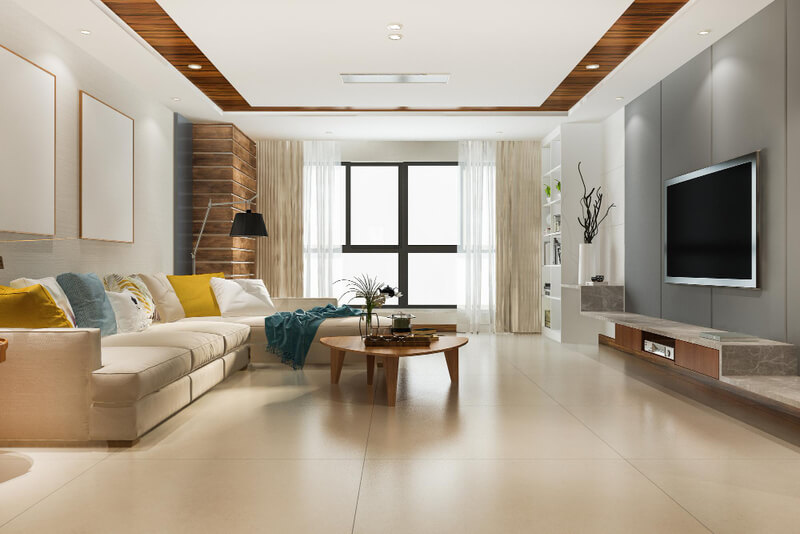
#> input picture salaestar.jpg, 800 x 534 px
$ python main_sift.py
#> lines starting #> are read from the running program, lines starting #| are printed output that depends on the picture
import cv2

imagem = cv2.imread("salaestar.jpg", cv2.IMREAD_GRAYSCALE)
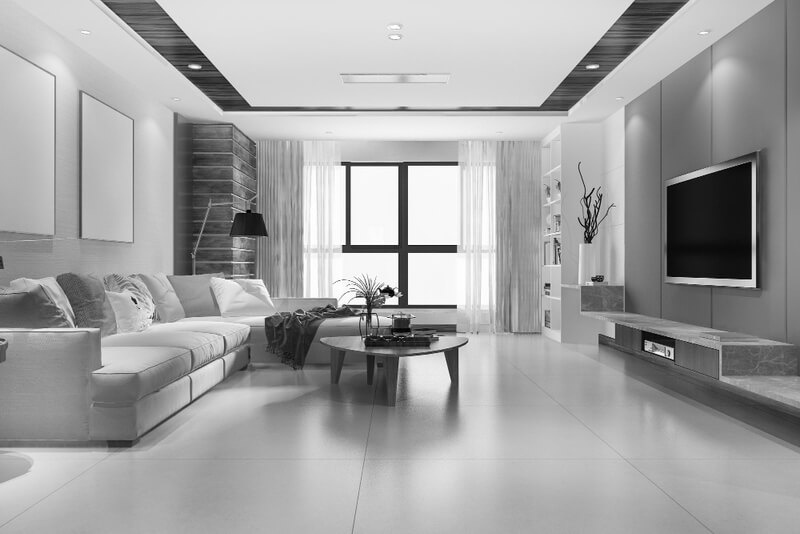
#> imagem: shape (534, 800); min 0, max 255, mean 162.7

sift = cv2.SIFT_create()

keypoints, descriptors = sift.detectAndCompute(imagem, None)
#> keypoints = 746 keypoints; strongest (x, y, size): (389, 291, 6.1), (452, 249, 6.8), (348, 248, 8.4), (393, 300, 6)

imagem_sift = cv2.drawKeypoints(imagem, keypoints, None)
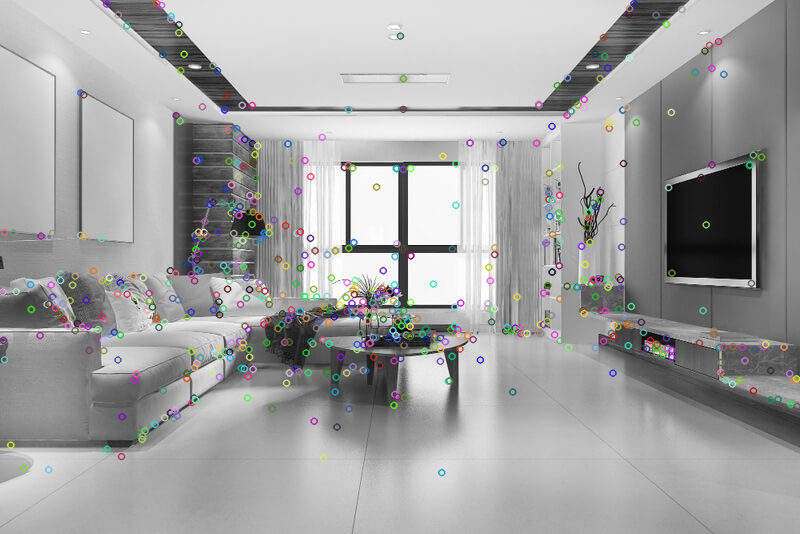
#> imagem_sift: shape (534, 800, 3); mean of channels 0, 1, 2 162.3, 162.4, 162.4; drawn as B, G, R

cv2.imshow("SIFT - Sala de Estar", imagem_sift)
cv2.waitKey(0)
cv2.destroyAllWindows()

$ run again, with decoracao-de-halloween.jpg copied over salaestar.jpg
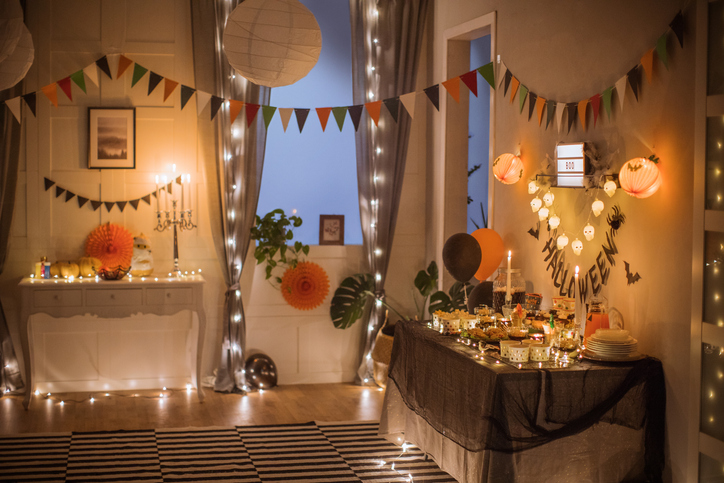
#> input picture decoracao-de-halloween.jpg, 724 x 483 px
#> `imagem = cv2.imread("salaestar.jpg", cv2.IMREAD_GRAYSCALE)`:
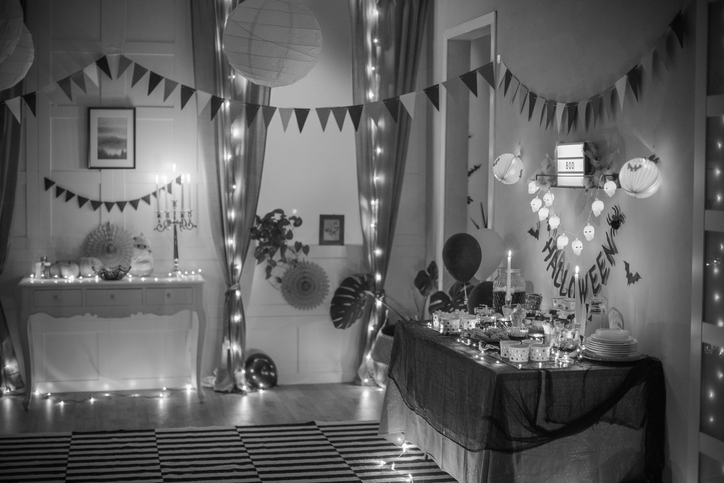
#> imagem: shape (483, 724); min 1, max 255, mean 96.8
#> keypoints = 1772 keypoints; strongest (x, y, size): (378, 277, 4.3), (237, 318, 5.2), (441, 331, 2.1), (238, 293, 3.4)
#> `imagem_sift = cv2.drawKeypoints(imagem, keypoints, None)`:
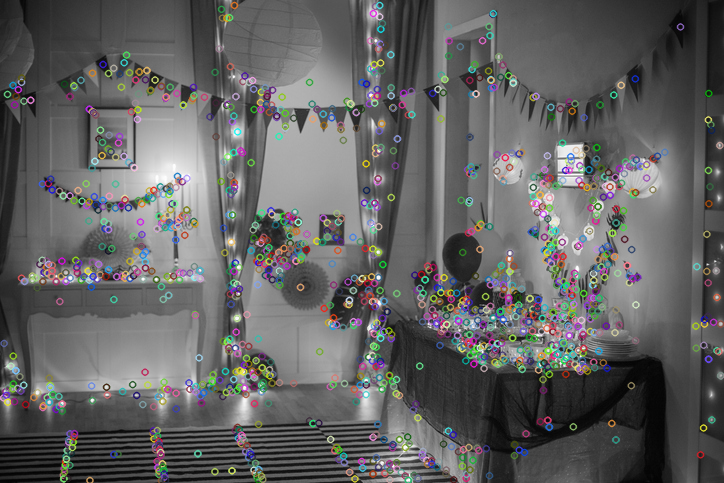
#> imagem_sift: shape (483, 724, 3); mean of channels 0, 1, 2 98.4, 98.5, 98.5; drawn as B, G, R
